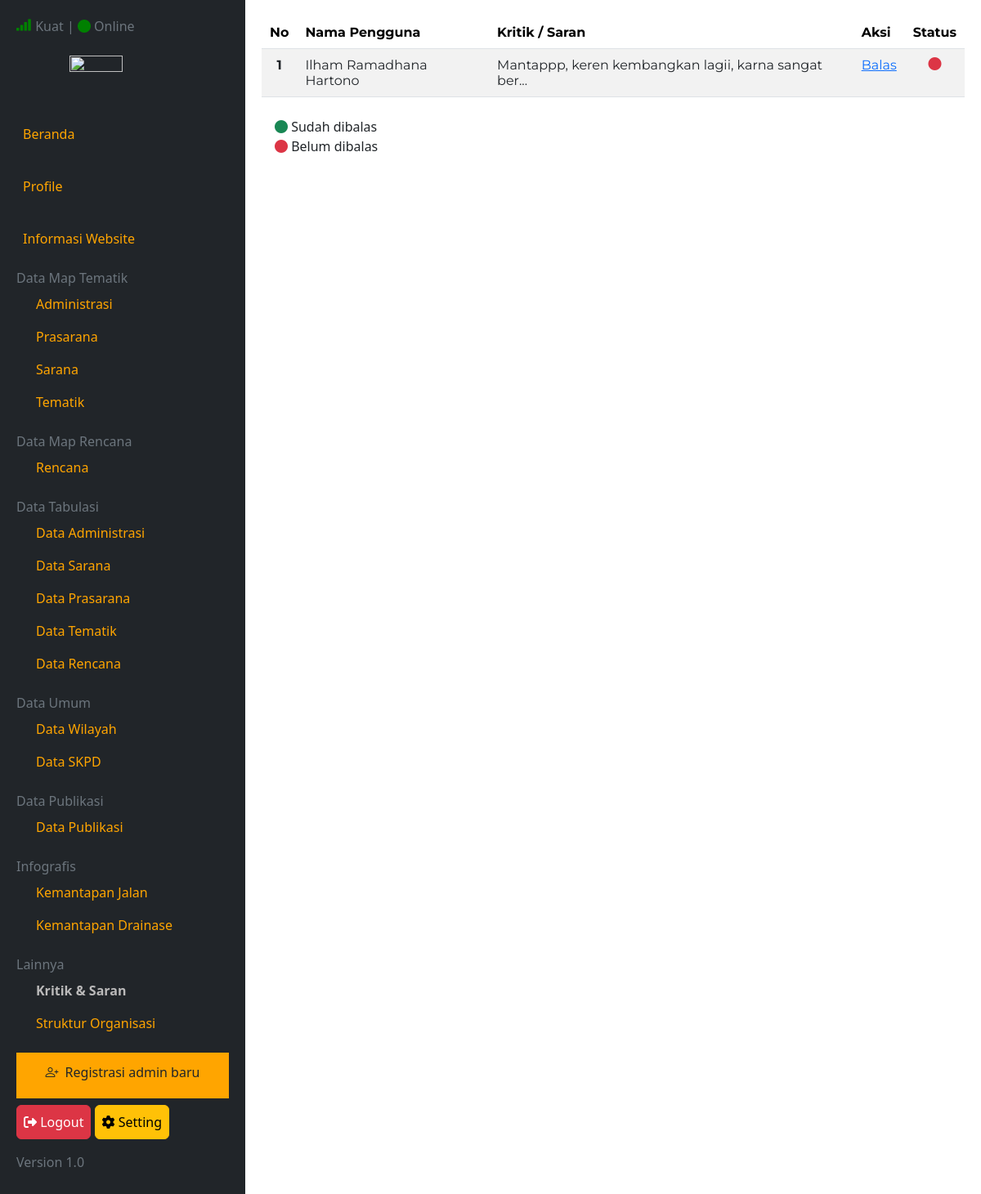
Screenshot of /backend/kritik-saran.php (signed in) with the database file from the repository.
### tables this page shows
CREATE TABLE `saran_kritik` (
  `id` int NOT NULL,
  `nama_pengguna` varchar(255) NOT NULL,
  `isi` text NOT NULL,
  `date` date NOT NULL,
  `jawaban` text NOT NULL,
  `jawaban_otomatis` text NOT NULL
);

### backend/kritik-saran.php (called while the page is built, shortened)
<?php
require_once 'functions/functions.php';
$i = 1;
$getdata = query("SELECT *, SUBSTRING(isi, 1, 50) AS isi_terbatas FROM saran_kritik");
require 'views/kritik-saran.view.php';

### backend/functions/functions.php (called while the page is built, shortened)
<?php
include_once 'sweetalert.php';
if (!function_exists('koneksi')) {
    function koneksi()
    {
        $conn = mysqli_connect("localhost", "root", "", "webgis_cilegon");
        return $conn;
    }
}
if (!function_exists('query')) {
    function query($sql, $params = [])
    {
        $conn = koneksi();
        $stmt = mysqli_prepare($conn, $sql);
        $result = mysqli_stmt_execute($stmt);
        $rows = [];
        $result_set = mysqli_stmt_get_result($stmt);
        while ($row = mysqli_fetch_assoc($result_set)) {
            $rows[] = $row;
        }
        return $rows;
    }
}

### backend/views/kritik-saran.view.php (the view, shortened to what this page needs)
<?php
include 'views/partials/starter-head.php';
?>
<div class="container-fluid">
    <div class="row">
        <div class="col-md-3">
            <div>
                <?php include 'partials/sidebar.php' ?>
            </div>
        </div>
        <div class="col-md-9">
            <div class="content">
                <table class="table table-striped">
                    <thead>
                        <tr>
                            <th scope="col">No</th>
                            <th scope="col">Nama Pengguna</th>
                            <th scope="col">Kritik / Saran</th>
                            <th scope="col">Aksi</th>
                            <th scope="col">Status</th>
                        </tr>
                    </thead>
                    <tbody>
                        <?php foreach ($getdata as $a) : ?>
                            <tr>
                                <th class="text-center" scope="row"><a class="text-decoration-none text-dark" href="detail-kritik-saran?id=<?= $a['id']; ?>"><?= $i++; ?></a></th>
                                <td class=""><a class="text-decoration-none text-dark" href="detail-kritik-saran?id=<?= $a['id']; ?>"><?= $a['nama_pengguna']; ?></a></td>
                                <td><a class="text-decoration-none text-dark" href="detail-kritik-saran?id=<?= $a['id']; ?>"><?= $a['isi_terbatas']; ?>...</a>
                                </td>
                                <td><a href="detail-kritik-saran?id=<?= $a['id']; ?>">Balas</a></td>
                                <td class="text-center <?php echo empty($a['jawaban']) ? 'text-danger' : 'text-success'; ?>">
                                    <i class="fa-solid fa-circle"></i>
                                </td>
                            </tr>
                        <?php endforeach ?>
                    </tbody>
                </table>
                <div class="info mt-4 ms-3">
                    <p><i class="fa-solid fa-circle text-success"></i> Sudah dibalas</p>
                    <p><i class="fa-solid fa-circle text-danger"></i> Belum dibalas</p>
                </div>
            </div>
        </div>
    </div>
</div>
<?php include 'views/partials/starter-foot.php' ?>

### backend/css/default.css (style rules this page uses)
* { padding: 0 !important; margin: 0 !important; }
.content { padding: 20px !important; }

### backend/views/kritik-saran.view.php (style rules this page uses)
.table { font-family: Montserrat; }
th { padding: 10px !important; }
td { padding: 10px !important; }

### rows the page displays
saran_kritik: nama_pengguna "Ilham Ramadhana Hartono", isi_terbatas "Mantappp, keren kembangkan lagii, karna sangat ber"
